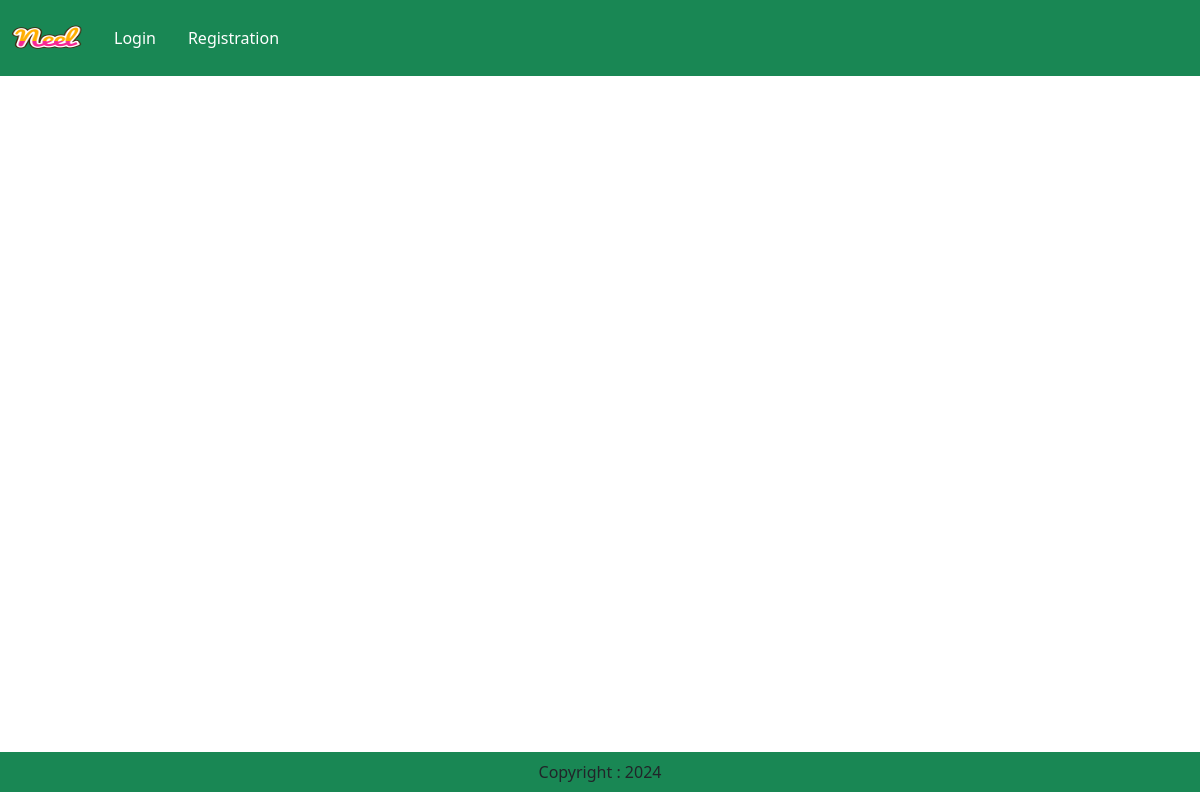
The app's page /category/CZ, older data.
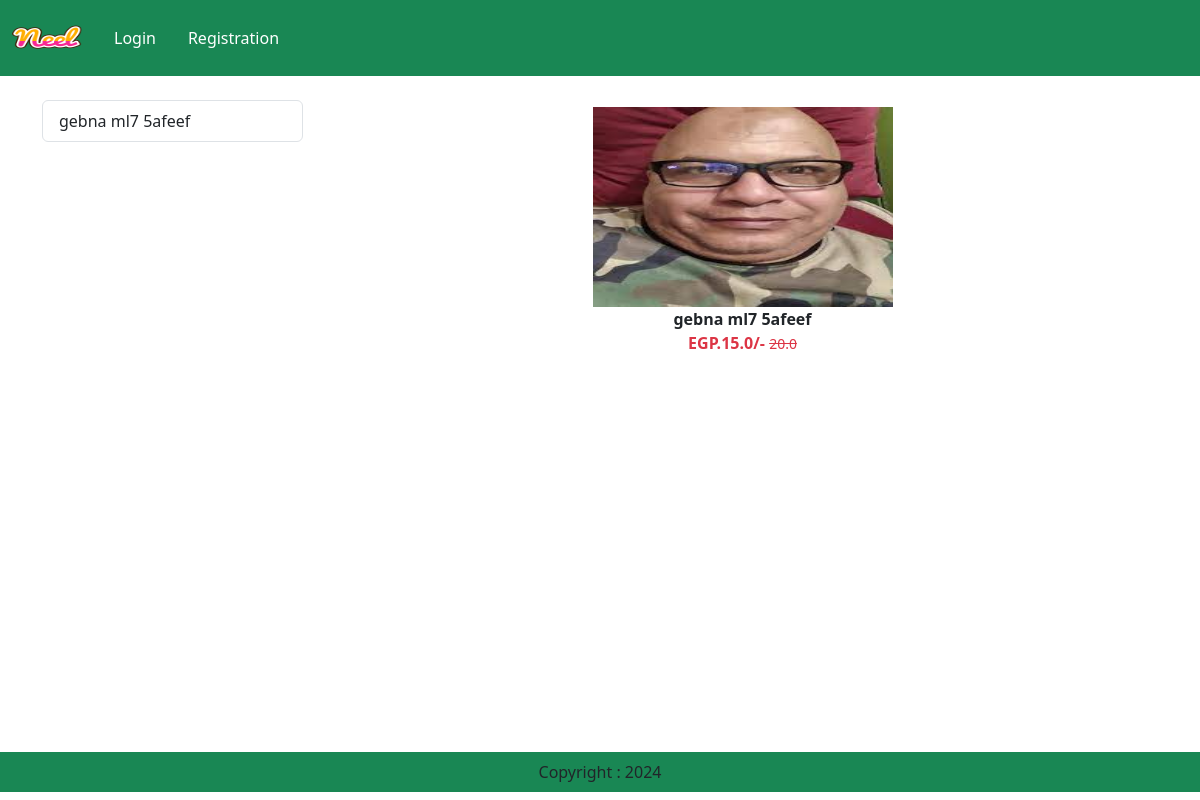
The same page, newer data.
### app/models.py (models this page shows, shortened)
class Product(models.Model):
     title=models.CharField(max_length=100)
     selling_price=models.FloatField()
     discounted_price=models.FloatField()
     description=models.TextField()
     composition=models.TextField(default='')
     prodapp=models.TextField(default='')
     category=models.CharField(choices=CATEGORY_CHOICES,max_length=2)
     product_image=models.ImageField(upload_to='product')

### app/views.py (the view)
class CategoryView(View):
    def get(self, request,val):
        product = Product.objects.filter(category=val)
        title = Product.objects.filter(category=val).values('title')
        return render(request, "app/category.html",locals())

### app/templates/app/category.html (shortened to what this page needs)
{% extends "app/base.html" %}
{% load static %}
{% block main-content %}
<div class="container">
  <div class="row">
    <div class="col-sm-3" style="margin-top: 24px;">
        <div class="list-group">
            {% for val in  title %}
                <a href="{% url 'category-title' val.title %}" class="list-group-item list-group-item-action" aria-current="true">
                    {{val.title}}
                </a>
            {% endfor %}
        </div>
    </div>
    <div class="col-sm-9">
        <div class="row">
            {% for prod in product %}
            <div class="col text-center mb-4" style="margin-top: 24px;">
                <a href="{% url 'product-detail' prod.id %}" class="btn">
                    <div>
                        <img src="{{prod.product_image.url}}" width="300px" height="200px" />
                        <div class="fw-bold">{{prod.title}}</div>
                        <div class="fw-bold text-danger">
                            EGP.{{prod.discounted_price}}/-
                            <small class="fw-light text-decoration-line-through">
                                {{prod.selling_price}}
                            </small>
                        </div>
                    </div>
                </a>
            </div>
            {% endfor %}
        </div>
    </div>
  </div>
</div>
{% endblock main-content %}

Row changes from the older to the newer data that the page shows:
added Product: product_image (picture), title "gebna ml7 5afeef", discounted_price "15.0", selling_price "20.0"
Text that changed along with them:
new list line: "gebna ml7 5afeef"
